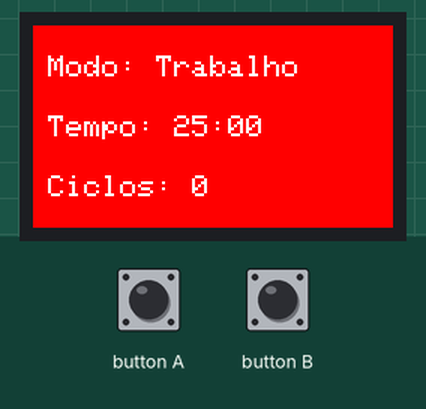
Bench run of a sketch on a simulated ESP32. Parts: 240×135 colour display. Inputs (shaded band) come from the test bench.

Above: at 1.4 s.
1.5 s: button A pressed for 0.15 s
At 3.3 s:
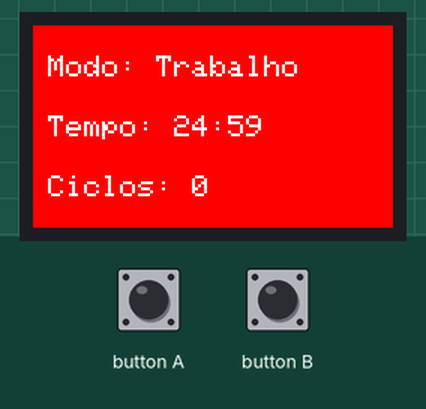
4.6 s: button B pressed for 0.15 s
At 5.5 s:
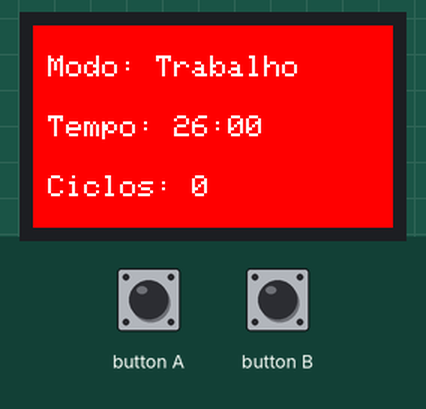
7.2 s: button B pressed for 1 s
At 8.7 s:
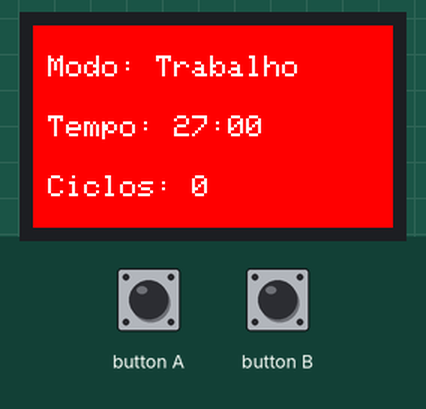
10.4 s: button A driven LOW and button B driven LOW
At 12.54 s:
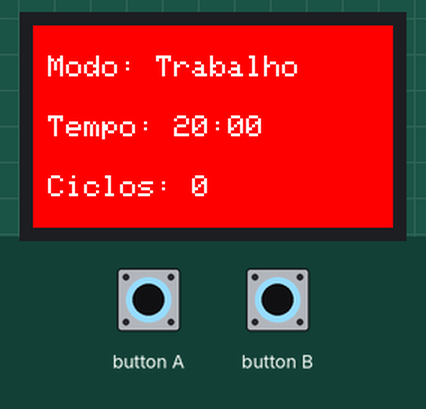
13.4 s: button A set HIGH
16.4 s: button A set LOW
Timing chart, 0 to 19.4 s (numbered marks = the images above; inputs shaded):
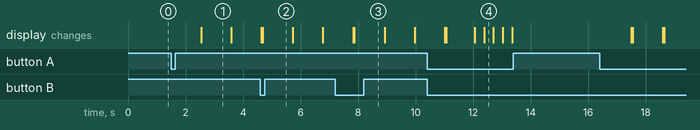

The sketch:

pomodoro_unificado.ino
```cpp
/**
 * @file pomodoro_unificado.ino
 * @author LucasIneth (https://github.com/lucasineth)
 * @brief Pomodoro Timer com barra de progresso e gráfico para M5StickC Plus 2
 * @version 1.0
 * @date 2024-01-15
 *
 * @Hardware: M5StickC Plus 2
 * @Platform Version: Arduino M5Stack Board Manager v2.1.3
 * @Dependent Library:
 * M5GFX: https://github.com/m5stack/M5GFX
 * M5Unified: https://github.com/m5stack/M5Unified
 * M5StickCPlus2: https://github.com/m5stack/M5StickCPlus2
 */

#include <M5StickCPlus2.h>

// Configurações iniciais
int workTime = 25 * 60;  // 25 minutos (em segundos)
int breakTime = 5 * 60;  // 5 minutos (em segundos)
int timer = workTime;    // Tempo atual
bool isWorking = true;   // Indica se está no ciclo de trabalho
bool isRunning = false;  // Indica se o timer está rodando
int completedCycles = 0; // Contador de ciclos concluídos

// Configurações da barra de progresso
const int barWidth = 200;
const int barHeight = 20;
const int barX = 10;
const int barY = 140;

// Função para exibir o tempo restante na tela
void displayTime() {
  int minutes = timer / 60;
  int seconds = timer % 60;

  // Calcula a porcentagem de progresso
  int maxTime = isWorking ? workTime : breakTime;
  float progress = 1.0 - ((float)timer / maxTime);
  int progressWidth = progress * barWidth;

  // Define a cor de fundo com base no modo
  M5.Lcd.fillScreen(isWorking ? RED : GREEN);

  // Exibe as informações
  M5.Lcd.setTextColor(WHITE, isWorking ? RED : GREEN);
  M5.Lcd.setTextSize(2);
  M5.Lcd.setCursor(10, 20);
  M5.Lcd.printf("Modo: %s", isWorking ? "Trabalho" : "Pausa");

  M5.Lcd.setCursor(10, 60);
  M5.Lcd.printf("Tempo: %02d:%02d", minutes, seconds);

  M5.Lcd.setCursor(10, 100);
  M5.Lcd.printf("Ciclos: %d", completedCycles);

  // Desenha a barra de progresso
  M5.Lcd.fillRect(barX, barY, barWidth, barHeight, DARKGREY); // Fundo da barra
  M5.Lcd.fillRect(barX, barY, progressWidth, barHeight, WHITE); // Progresso atual
}

// Função para desenhar o gráfico de barras dos ciclos concluídos
void drawGraph() {
  const int graphBarWidth = 15; // Largura de cada barra
  const int graphBarSpacing = 5; // Espaçamento entre barras
  const int graphBarHeightMax = 60; // Altura máxima da barra
  const int graphXStart = 10; // Início do gráfico no eixo X
  const int graphYStart = 120; // Base do gráfico no eixo Y

  // Limpa a área do gráfico
  M5.Lcd.fillRect(0, graphYStart - graphBarHeightMax - 10, 240, graphBarHeightMax + 20, BLACK);

  // Desenha as barras
  for (int i = 0; i < completedCycles && i < 10; i++) {
    int barHeight = map(i + 1, 1, 10, 10, graphBarHeightMax); // Altura proporcional
    int barX = graphXStart + i * (graphBarWidth + graphBarSpacing);
    int barY = graphYStart - barHeight;
    M5.Lcd.fillRect(barX, barY, graphBarWidth, barHeight, BLUE);
  }
}

// Alterna entre iniciar e pausar o timer
void toggleTimer() {
  isRunning = !isRunning;
}

// Reseta o timer para o início do ciclo atual
void resetTimer() {
  isRunning = false;
  timer = isWorking ? workTime : breakTime;
  displayTime();
}

// Ajusta o tempo de trabalho ou pausa
void adjustTime(bool increase) {
  int adjustment = 60; // Ajuste em segundos (1 minuto)
  if (isWorking) {
    workTime = max(60, workTime + (increase ? adjustment : -adjustment));
    timer = workTime;
  } else {
    breakTime = max(60, breakTime + (increase ? adjustment : -adjustment));
    timer = breakTime;
  }
  displayTime();
}

void setup() {
  M5.begin();
  M5.Lcd.setRotation(3);
  M5.Lcd.fillScreen(BLACK);
  displayTime();
}

void loop() {
  M5.update();

  // Botão A: Inicia ou pausa o timer
  if (M5.BtnA.wasPressed()) {
    toggleTimer();
  }

  // Botão PWR: Reseta o timer
  if (M5.BtnPWR.wasPressed()) {
    resetTimer();
  }

  // Botão B: Ajuste dinâmico (pressiona curto para aumentar, longo para reduzir)
  if (M5.BtnB.wasPressed()) {
    adjustTime(true); // Aumenta o tempo
  }
  if (M5.BtnB.pressedFor(1000)) { // Reduz o tempo ao segurar
    adjustTime(false);
  }

  // Atualiza o timer se estiver rodando
  if (isRunning) {
    delay(1000); // Espera 1 segundo
    timer--;

    // Verifica se o tempo acabou
    if (timer <= 0) {
      isWorking = !isWorking; // Alterna entre trabalho e pausa
      timer = isWorking ? workTime : breakTime;

      // Incrementa o contador de ciclos ao final de um ciclo de trabalho
      if (!isWorking) {
        completedCycles++;
        drawGraph(); // Atualiza o gráfico
      }

      // Alerta sonoro
      M5.Speaker.tone(1000, 200);
      delay(300);
      M5.Speaker.tone(1000, 200);
    }

    displayTime();
  }
}
```

Measured:
- after the input at 1.5 s, the display: changes after 1.0 s (image 1)
- after the input at 13.4 s, every drawn part: stays the same
